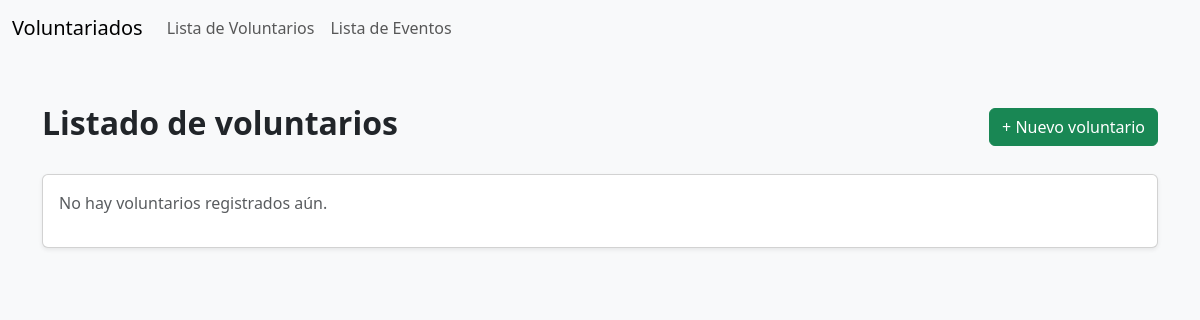
The page /voluntarios/ on the database as committed earlier.
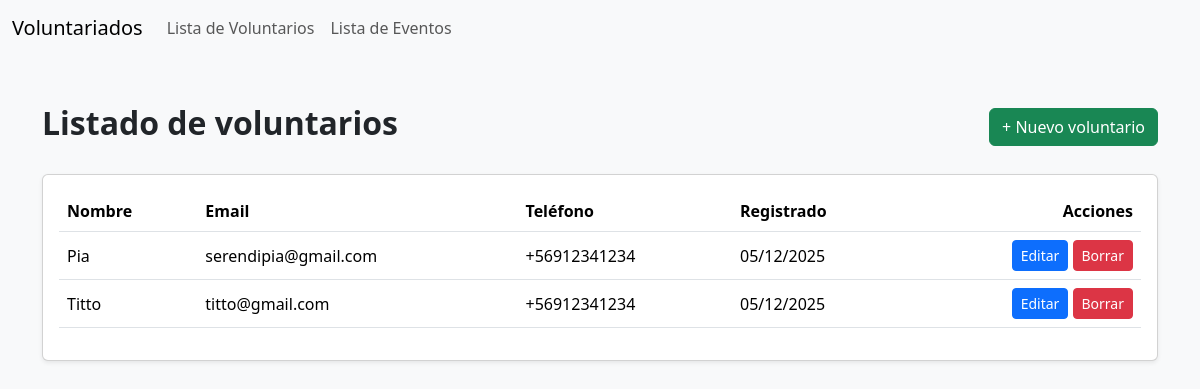
The same page on the database as committed later.
### voluntarios/models.py (models this page shows, shortened)
class Voluntario(models.Model):
    nombre = models.CharField(max_length=255)
    email = models.EmailField(unique=True)
    telefono = models.CharField(max_length=15, blank=True, null=True)
    fecha_registro = models.DateTimeField(auto_now_add=True)

### voluntarios/views.py (the view)
# urls.py: path('voluntarios/', views.lista_voluntarios, name='lista_voluntarios'),
def lista_voluntarios(request):
    voluntarios = Voluntario.objects.all().order_by('-fecha_registro')
    return render(request, 'lista_voluntarios.html', {'voluntarios': voluntarios})

### voluntarios/templates/lista_voluntarios.html (shortened to what this page needs)
{% extends 'base.html' %}
{% block content %}
<div class="container py-5">
    <div class="d-flex justify-content-between align-items-center mb-4">
        <h2 class="fw-bold">Listado de voluntarios</h2>
        <a href="{% url 'crear_voluntario' %}" class="btn btn-success">+ Nuevo voluntario</a>
    </div>
    <div class="card shadow-sm">
        <div class="card-body">
            {% if voluntarios %}
                <table class="table table-hover align-middle">
                    <thead>
                        <tr>
                            <th>Nombre</th>
                            <th>Email</th>
                            <th>Teléfono</th>
                            <th>Registrado</th>
                            <th class="text-end">Acciones</th>
                        </tr>
                    </thead>
                    <tbody>
                        {% for v in voluntarios %}
                        <tr>
                            <td>{{ v.nombre }}</td>
                            <td>{{ v.email }}</td>
                            <td>{{ v.telefono|default:"—" }}</td>
                            <td>{{ v.fecha_registro|date:"d/m/Y" }}</td>
                            <td class="text-end">
                                <a href="{% url 'editar_voluntario' v.id %}" class="btn btn-primary btn-sm">Editar</a>
                                <a href="{% url 'borrar_voluntario' v.id %}" class="btn btn-danger btn-sm">Borrar</a>
                            </td>
                        </tr>
                        {% endfor %}
                    </tbody>
                </table>
            {% else %}
                <p class="text-muted">No hay voluntarios registrados aún.</p>
            {% endif %}
        </div>
    </div>
</div>
{% endblock %}

### voluntarios/templates/base.html (shortened to what this page needs)
{% load static %}
<!DOCTYPE html>
<html lang="es">
<head>
    <link href="https://cdn.jsdelivr.net/npm/bootstrap@5.3.3/dist/css/bootstrap.min.css" rel="stylesheet">
</head>
<body class="bg-light">
    {% include 'components/navbar.html' %}
    {% block content %}
    {% endblock %}
</body>
</html>

### voluntarios/templates/components/navbar.html (shortened to what this page needs)
<nav class="navbar navbar-expand-lg bg-body-warning">
    <div class="container-fluid">
        <a class="navbar-brand" href="{% url 'dashboard' %}">Voluntariados</a>
        <div class="collapse navbar-collapse" id="navbarSupportedContent">
            <ul class="navbar-nav me-auto mb-2 mb-lg-0">
                <li class="nav-item">
                    <a class="nav-link" href="{% url 'lista_voluntarios' %}">Lista de Voluntarios</a>
                </li>
                <li class="nav-item">
                    <a class="nav-link" href="{% url 'dashboard' %}">Lista de Eventos</a>
                </li>
            </ul>
        </div>
    </div>
</nav>

Rows that differ between the two databases and show on the page:
added Voluntario: nombre "Pia", email "serendipia@gmail.com", telefono "+56912341234", fecha_registro "05/12/2025"
added Voluntario: nombre "Titto", email "titto@gmail.com", telefono "+56912341234", fecha_registro "05/12/2025"
Other text that changed with them:
text no longer shown: "No hay voluntarios registrados aún."
text now shown: "Nombre Email Teléfono Registrado Acciones"
